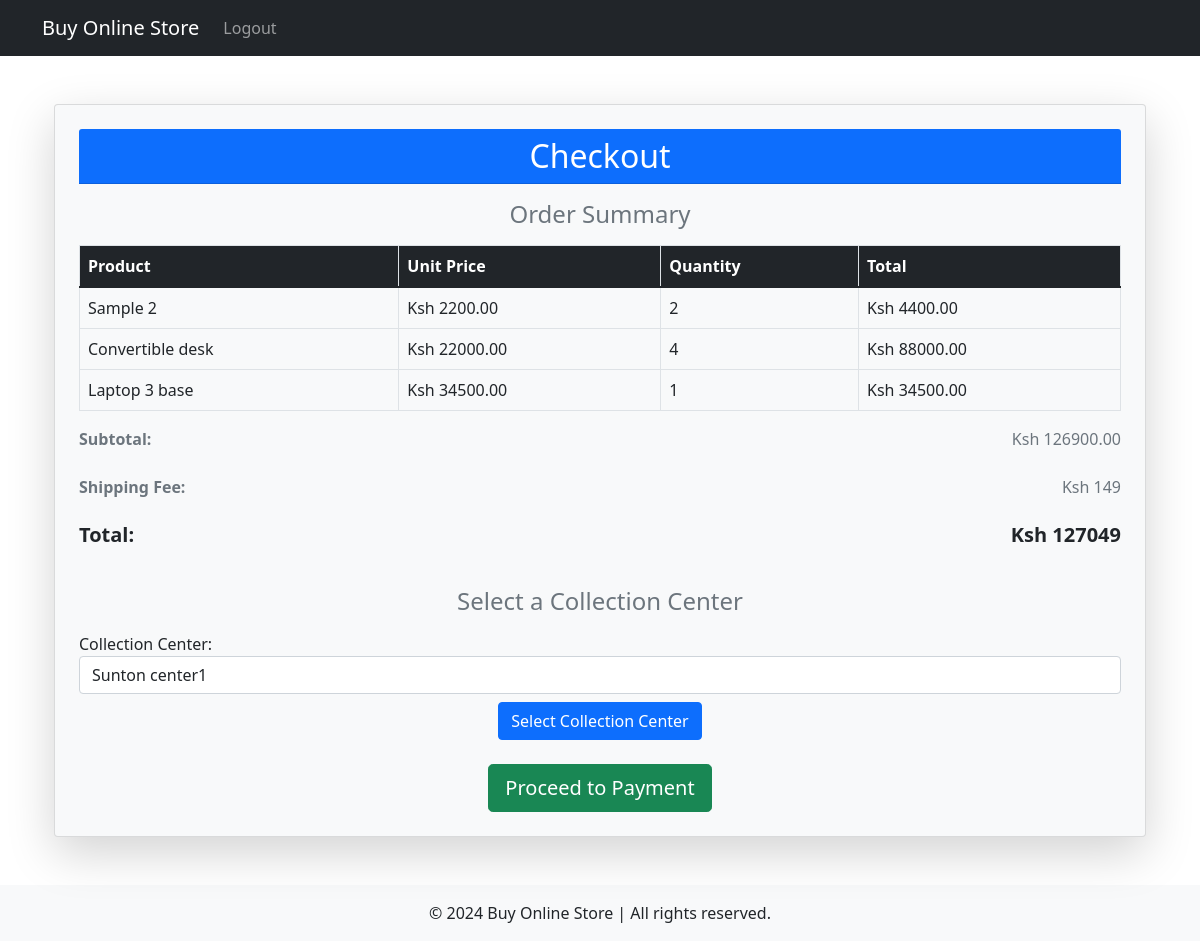
The page /products/checkout/ (signed in) on the database as committed earlier.
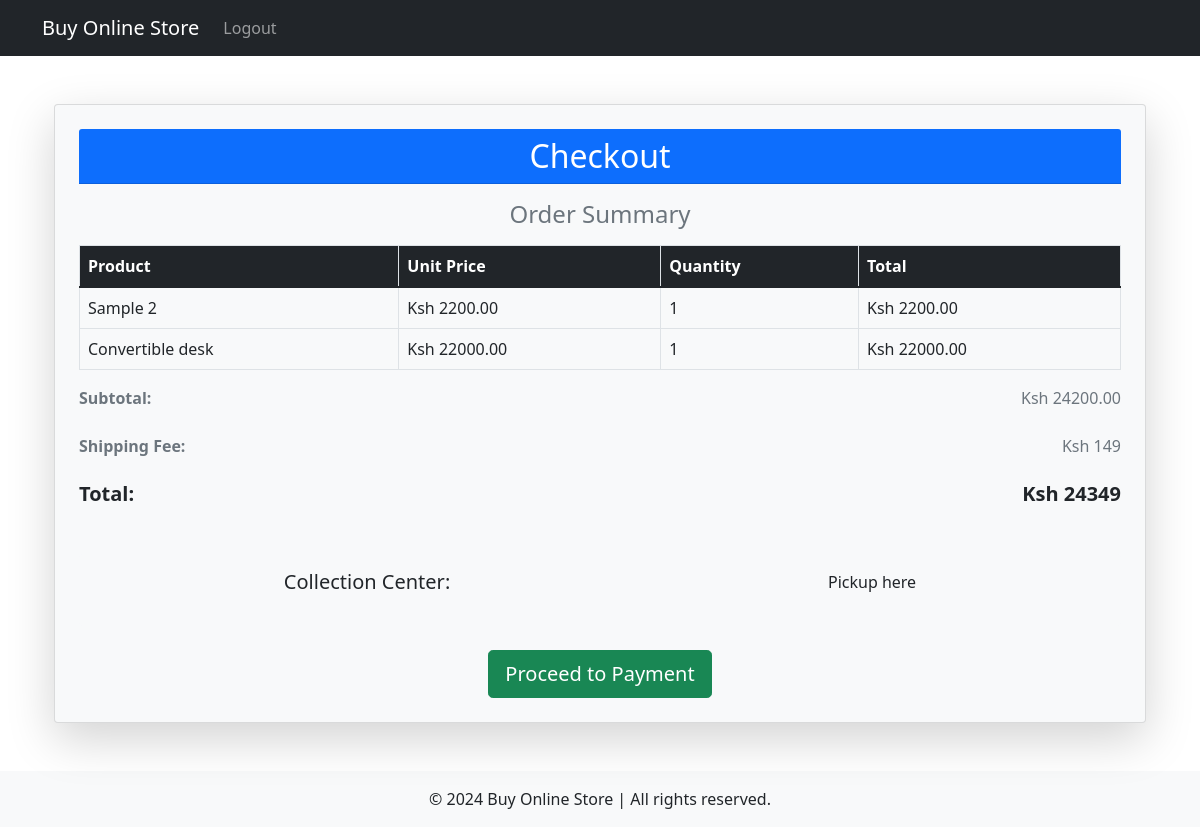
The same page on the database as committed later.
### products/models.py (models this page shows, shortened)
class CartItem(models.Model):
    cart = models.ForeignKey(Cart, on_delete=models.CASCADE)
    product = models.ForeignKey(Product, on_delete=models.CASCADE)
    quantity = models.PositiveIntegerField(default=1)

class Product(models.Model):
    name = models.CharField(max_length=255)
    description = models.TextField()
    price = models.DecimalField(max_digits=10, decimal_places=2)
    store = models.ForeignKey(Store, on_delete=models.CASCADE, related_name='products')  # Link to the Store model
    category = models.ForeignKey(Category, on_delete=models.CASCADE)
    image = models.ImageField(upload_to='products/', blank=True, null=True)  # Field for product image
    created_at = models.DateTimeField(auto_now_add=True)
    updated_at = models.DateTimeField(auto_now=True)

### accounts/models.py (models this page shows, shortened)
class CollectionCenter(models.Model):
    centerName = models.CharField(max_length=255)
    owner = models.ForeignKey(CustomUser, on_delete=models.CASCADE)  # Link to the CustomUser
    county = models.CharField(max_length=255)
    town = models.CharField(max_length=255)
    building = models.CharField(max_length=255)
    registered_on = models.DateTimeField(auto_now_add=True)
    approved = models.BooleanField(default=False)  # True if approved, False otherwise

### products/views.py (the view, shortened to what this page needs)
# urls.py: path('checkout/', views.checkout, name='checkout'),
@login_required
def checkout(request):
    cart, created = Cart.objects.get_or_create(user=request.user)
    items = cart.cartitem_set.all()  # Fetch all cart items
    user_collection_center = UserCollectionCenter.objects.filter(user=request.user).first()
    if not user_collection_center:
        available_centers = CollectionCenter.objects.filter(approved=True)  # Show only approved centers
        return render(request, 'cart/checkout.html', {
            'items': items,
            'available_centers': available_centers
        })
    return render(request, 'cart/checkout.html', {
        'items': items,
        'collection_center': user_collection_center.collection_center,
        'cart': cart
    })

### products/templatetags/cart_filters.py (called while the page is built)
@register.filter
def multiply(value, arg):
    return value * arg

@register.filter
def sum_price(items):
    total = sum(item.product.price * item.quantity for item in items)
    return total

### products/templates/cart/checkout.html (shortened to what this page needs)
{% extends 'base.html' %}
{% load cart_filters %}
{% block content %}
<div class="container my-5">
    {% if items %}
        <div class="card shadow-lg p-4 bg-light">
            <div class="card-header text-white bg-primary">
                <h2 class="text-center mb-0">Checkout</h2>
            </div>
            <h4 class="text-center text-secondary my-3">Order Summary</h4>
            <table class="table table-hover table-bordered">
                <thead class="bg-dark text-white">
                    <tr>
                        <th>Product</th>
                        <th>Unit Price</th>
                        <th>Quantity</th>
                        <th>Total</th>
                    </tr>
                </thead>
                <tbody>
                    {% for item in items %}
                    <tr>
                        <td>{{ item.product.name }}</td>
                        <td>Ksh {{ item.product.price }}</td>
                        <td>{{ item.quantity }}</td>
                        <td>Ksh {{ item.product.price|multiply:item.quantity }}</td>
                    </tr>
                    {% endfor %}
                </tbody>
            </table>
            <div class="d-flex justify-content-between mb-2 text-muted">
                <p><strong>Subtotal:</strong></p>
                <p>Ksh {{ items|sum_price }}</p>
            </div>
            <div class="d-flex justify-content-between mb-2 text-muted">
                <p><strong>Shipping Fee:</strong></p>
                <p>Ksh 149</p>
            </div>
            <div class="d-flex justify-content-between mb-3 text-dark">
                <h5><strong>Total:</strong></h5>
                <h5><strong>Ksh {{ items|sum_price|add:149 }}</strong></h5>
            </div>
            {% if available_centers %}
                <h4 class="text-center text-secondary my-3">Select a Collection Center</h4>
                <form method="post">
                    <div class="form-group">
                        <label for="collection_center" class="font-weight-bold">Collection Center:</label>
                        <select name="collection_center" id="collection_center" class="form-control">
                            {% for center in available_centers %}
                            <option value="{{ center.id }}">{{ center.centerName }}</option>
                            {% endfor %}
                        </select>
                    </div>
                    <div class="text-center">
                        <button type="submit" class="btn btn-primary mt-2">Select Collection Center</button>
                    </div>
                </form>
            {% else %}
                <div class="d-flex justify-content-around mt-4 bg-light p-3 rounded">
                    <h5 class="font-weight-bold">Collection Center:</h5>
                    <p>{{ collection_center.centerName }}</p>
                </div>
            {% endif %}
            <div class="text-center mt-4">
                <form method="post" action="{% url 'process_payment' total=items|sum_price|add:149 %}">
                    <button type="submit" class="btn btn-success btn-lg">Proceed to Payment</button>
                </form>
            </div>
        </div>
    {% else %}
        <div class="alert alert-warning text-center" role="alert">
            Your cart is empty. Please add items to your cart.
        </div>
    {% endif %}
</div>
{% endblock %}

Rows that differ between the two databases and show on the page:
removed CartItem: product.name "Laptop 3 base", product.price "34500.00", quantity "1", product.price|multiply "34500.00"
changed CartItem "Sample 2": quantity "2" → "1"; product.price|multiply "4400.00" → "2200.00"; product+quantity "126900.00" → "24200.00"; product+quantity "127049" → "24349"
changed CartItem "Convertible desk": quantity "4" → "1"; product.price|multiply "88000.00" → "22000.00"
added CollectionCenter: centerName "Pickup here"
Other text that changed with them:
form field collection_center: "Sunton center1" → (not shown)
text no longer shown: "Select a Collection Center Select Collection Center"
